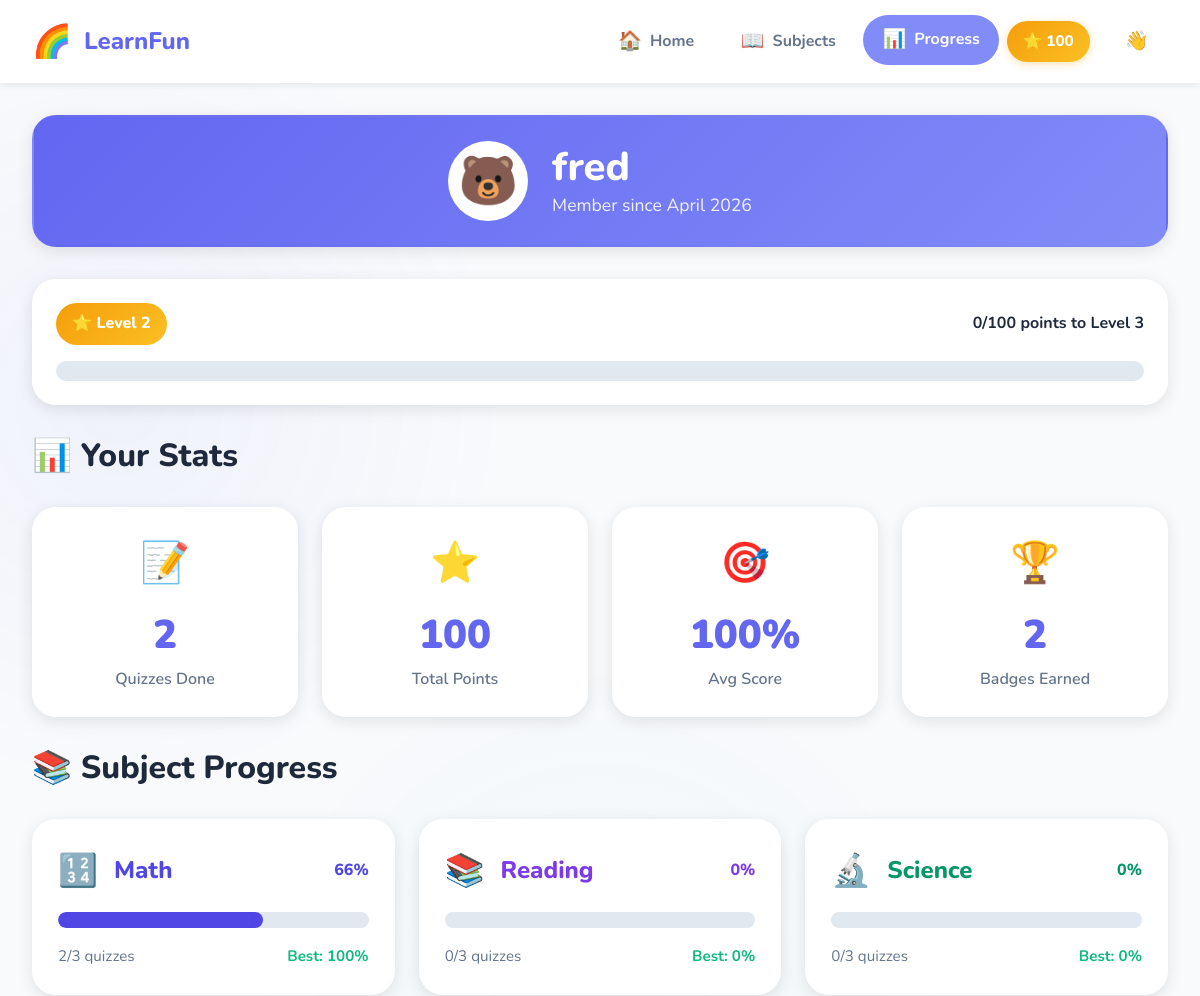
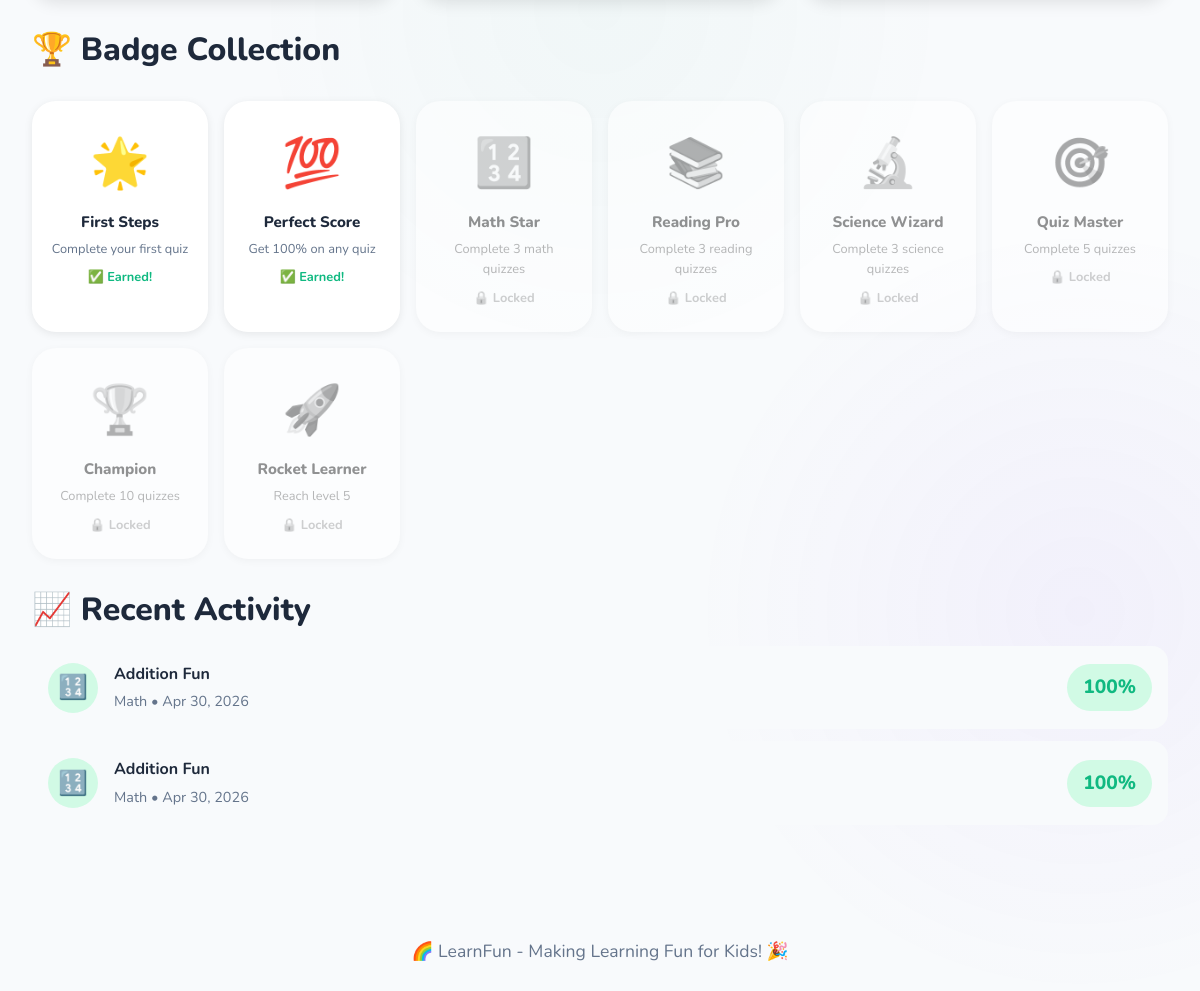
Page /progress/ (signed in) on the committed database (2 pictures, top to bottom).
### models.py (models this page shows, shortened)
class User(db.Model):
    __tablename__ = 'users'
    id = db.Column(db.Integer, primary_key=True)
    username = db.Column(db.String(80), unique=True, nullable=False)
    email = db.Column(db.String(120), unique=True, nullable=False)
    password_hash = db.Column(db.String(256), nullable=False)
    avatar = db.Column(db.String(20), default='bear')  # Avatar type
    total_points = db.Column(db.Integer, default=0)
    level = db.Column(db.Integer, default=1)
    created_at = db.Column(db.DateTime, default=datetime.utcnow)
    scores = db.relationship('Score', backref='user', lazy=True, cascade='all, delete-orphan')
    badges = db.relationship('UserBadge', backref='user', lazy=True, cascade='all, delete-orphan')

class Subject(db.Model):
    __tablename__ = 'subjects'
    id = db.Column(db.Integer, primary_key=True)
    name = db.Column(db.String(50), unique=True, nullable=False)
    icon = db.Column(db.String(20), nullable=False)  # Emoji icon
    color = db.Column(db.String(20), nullable=False)  # Primary color
    description = db.Column(db.String(200), default='')
    quizzes = db.relationship('Quiz', backref='subject', lazy=True)

class UserBadge(db.Model):
    __tablename__ = 'user_badges'
    id = db.Column(db.Integer, primary_key=True)
    user_id = db.Column(db.Integer, db.ForeignKey('users.id'), nullable=False)
    badge_name = db.Column(db.String(50), nullable=False)
    badge_icon = db.Column(db.String(20), nullable=False)
    badge_description = db.Column(db.String(100), default='')
    earned_at = db.Column(db.DateTime, default=datetime.utcnow)

class Quiz(db.Model):
    __tablename__ = 'quizzes'
    id = db.Column(db.Integer, primary_key=True)
    title = db.Column(db.String(100), nullable=False)
    subject_id = db.Column(db.Integer, db.ForeignKey('subjects.id'), nullable=False)
    difficulty = db.Column(db.String(20), default='easy')  # easy, medium, hard
    description = db.Column(db.String(200), default='')
    questions = db.relationship('Question', backref='quiz', lazy=True, cascade='all, delete-orphan')

class Score(db.Model):
    __tablename__ = 'scores'
    id = db.Column(db.Integer, primary_key=True)
    user_id = db.Column(db.Integer, db.ForeignKey('users.id'), nullable=False)
    quiz_id = db.Column(db.Integer, db.ForeignKey('quizzes.id'), nullable=False)
    score = db.Column(db.Integer, nullable=False)  # Percentage (0-100)
    points_earned = db.Column(db.Integer, default=0)
    completed_at = db.Column(db.DateTime, default=datetime.utcnow)
    quiz = db.relationship('Quiz', backref='scores')

### blueprints/progress.py (the view)
@progress_bp.route('/')
@login_required
def dashboard():
    user = User.query.get(session['user_id'])
    scores = Score.query.filter_by(user_id=user.id).order_by(Score.completed_at.desc()).all()
    total_quizzes = len(scores)
    if scores:
        avg_score = int(sum(s.score for s in scores) / len(scores))
    else:
        avg_score = 0
    subject_progress = []
    subjects = Subject.query.all()
    for subject in subjects:
        subject_scores = Score.query.join(Quiz).filter(
            Score.user_id == user.id,
            Quiz.subject_id == subject.id
        ).all()
        completed = len(subject_scores)
        total_quizzes_for_subject = Quiz.query.filter_by(subject_id=subject.id).count()
        if subject_scores:
            best_score = max(s.score for s in subject_scores)
        else:
            best_score = 0
        subject_progress.append({
            'id': subject.id,
            'name': subject.name,
            'icon': subject.icon,
            'color': subject.color,
            'completed': completed,
            'total': total_quizzes_for_subject,
            'best_score': best_score,
            'percentage': int((completed / total_quizzes_for_subject) * 100) if total_quizzes_for_subject > 0 else 0
        })
    badges = UserBadge.query.filter_by(user_id=user.id).order_by(UserBadge.earned_at.desc()).all()
    recent_activity = []
    for score in scores[:5]:
        quiz = Quiz.query.get(score.quiz_id)
        subject = Subject.query.get(quiz.subject_id)
        recent_activity.append({
            'quiz_title': quiz.title,
            'subject_name': subject.name,
            'subject_icon': subject.icon,
            'score': score.score,
            'points_earned': score.points_earned,
            'completed_at': score.completed_at
        })
    points_for_next_level = (user.level * 100)
    current_level_points = user.total_points % 100
    progress_to_next = int((current_level_points / 100) * 100)
    return render_template(
        'progress.html',
        user=user,
        total_quizzes=total_quizzes,
        avg_score=avg_score,
        subject_progress=subject_progress,
        badges=badges,
        recent_activity=recent_activity,
        points_for_next_level=points_for_next_level,
        current_level_points=current_level_points,
        progress_to_next=progress_to_next
    )

### app.py (called while the page is built)
def create_app():
    app = Flask(__name__)
    app.config.from_object(Config)
    db.init_app(app)
    with app.app_context():
        db.create_all()
        seed_data()
    from blueprints.main import main_bp
    from blueprints.auth import auth_bp
    from blueprints.quiz import quiz_bp
    from blueprints.progress import progress_bp
    app.register_blueprint(main_bp)
    app.register_blueprint(auth_bp, url_prefix='/auth')
    app.register_blueprint(quiz_bp, url_prefix='/quiz')
    app.register_blueprint(progress_bp, url_prefix='/progress')
    @app.context_processor
    def inject_user():
        user = None
        if 'user_id' in session:
            from models import User
            user = User.query.get(session['user_id'])
        return {'current_user': user}
    return app

### blueprints/auth.py (called while the page is built)
def login_required(f):
    @wraps(f)
    def decorated_function(*args, **kwargs):
        if 'user_id' not in session:
            flash('Please log in to continue!', 'warning')
            return redirect(url_for('auth.login'))
        return f(*args, **kwargs)
    return decorated_function

### templates/progress.html (shortened to what this page needs)
{% extends "base.html" %}
{% block content %}
<div class="container">
    <div class="card mb-4" style="background: linear-gradient(135deg, var(--primary), var(--primary-light)); color: white;">
        <div class="flex-center gap-3" style="flex-wrap: wrap;">
            <div style="width: 80px; height: 80px; background: white; border-radius: 50%; display: flex; align-items: center; justify-content: center; font-size: 3rem;">
                {% set avatars = {'bear': '🐻', 'cat': '🐱', 'dog': '🐶', 'fox': '🦊', 'penguin': '🐧', 'lion': '🦁', 'panda': '🐼', 'rabbit': '🐰'} %}
                {{ avatars.get(user.avatar, '🐻') }}
            </div>
            <div>
                <h1 style="margin: 0; color: white;">{{ user.username }}</h1>
                <p style="margin: 0; opacity: 0.9;">Member since {{ user.created_at.strftime('%B %Y') }}</p>
            </div>
        </div>
    </div>
    <div class="level-progress">
        <div class="level-header">
            <div class="level-badge">
                ⭐ Level {{ user.level }}
            </div>
            <span style="font-weight: 700;">{{ current_level_points }}/100 points to Level {{ user.level + 1 }}</span>
        </div>
        <div class="level-bar">
        </div>
    </div>
    <h2>📊 Your Stats</h2>
    <div class="stats-grid">
        <div class="stat-card">
            <div class="stat-icon">📝</div>
            <div class="stat-value">{{ total_quizzes }}</div>
            <div class="stat-label">Quizzes Done</div>
        </div>
        <div class="stat-card">
            <div class="stat-icon">⭐</div>
            <div class="stat-value">{{ user.total_points }}</div>
            <div class="stat-label">Total Points</div>
        </div>
        <div class="stat-card">
            <div class="stat-icon">🎯</div>
            <div class="stat-value">{{ avg_score }}%</div>
            <div class="stat-label">Avg Score</div>
        </div>
        <div class="stat-card">
            <div class="stat-icon">🏆</div>
            <div class="stat-value">{{ badges|length }}</div>
            <div class="stat-label">Badges Earned</div>
        </div>
    </div>
    <h2 class="mt-4">📚 Subject Progress</h2>
    <div class="card-grid">
        {% for subject in subject_progress %}
        <div class="card">
            <div class="flex-center gap-2" style="justify-content: space-between; margin-bottom: 1rem;">
                <div class="flex-center gap-2">
                    <span style="font-size: 2rem;">{{ subject.icon }}</span>
                    <h3 style="margin: 0; color: {{ subject.color }};">{{ subject.name }}</h3>
                </div>
                <span style="font-weight: 800; color: {{ subject.color }};">{{ subject.percentage }}%</span>
            </div>
            <div class="progress-bar-container" style="margin-bottom: 1rem;">
                <div class="progress-bar-fill" style="width: {{ subject.percentage }}%; background: {{ subject.color }};"></div>
            </div>
            <div class="flex-center gap-2" style="justify-content: space-between; font-size: 0.95rem;">
                <span style="color: var(--text-secondary);">{{ subject.completed }}/{{ subject.total }} quizzes</span>
                <span style="font-weight: 700; color: var(--success);">Best: {{ subject.best_score }}%</span>
            </div>
        </div>
        {% endfor %}
    </div>
    <h2 class="mt-4">🏆 Badge Collection</h2>
    <div class="badge-grid">
        {% for badge_name, badge_def in badge_defs.items() %}
        {% set earned = namespace(found=false) %}
        {% for b in badges %}
            {% if b.badge_name == badge_name %}
            {% set earned.found = true %}
            {% endif %}
        {% endfor %}
        <div class="badge-card {{ 'locked' if not earned.found }}">
            <span class="badge-icon">{{ badge_def.icon }}</span>
            <div class="badge-name">{{ badge_name }}</div>
            <div class="badge-desc">{{ badge_def.description }}</div>
            {% if earned.found %}
            <div style="color: var(--success); font-size: 0.8rem; font-weight: 700; margin-top: 0.5rem;">✅ Earned!</div>
            {% else %}
            <div style="color: var(--text-light); font-size: 0.8rem; font-weight: 700; margin-top: 0.5rem;">🔒 Locked</div>
            {% endif %}
        </div>
        {% endfor %}
    </div>
    <h2 class="mt-4">📈 Recent Activity</h2>
    {% if recent_activity %}
    <ul class="activity-list">
        {% for activity in recent_activity %}
        <li class="activity-item">
            <div class="activity-icon" style="background: {{ '#D1FAE5' if activity.score >= 70 else ('#FEF3C7' if activity.score >= 50 else '#FEE2E2') }};">
                {{ activity.subject_icon }}
            </div>
            <div class="activity-details">
                <div class="activity-title">{{ activity.quiz_title }}</div>
                <div class="activity-meta">{{ activity.subject_name }} • {{ activity.completed_at.strftime('%b %d, %Y') }}</div>
            </div>
            <div class="activity-score {{ 'high' if activity.score >= 70 else ('medium' if activity.score >= 50 else 'low') }}">
                {{ activity.score }}%
            </div>
        </li>
        {% endfor %}
    </ul>
    {% endif %}
</div>
{% endblock %}

### templates/base.html (shortened to what this page needs)
<!DOCTYPE html>
<html lang="en">
<head>
    <link rel="stylesheet" href="{{ url_for('static', filename='css/style.css') }}">
</head>
<body>
    <nav class="navbar">
        <a href="{{ url_for('main.index') }}" class="navbar-brand">
            <span class="logo">🌈</span>
            <span>LearnFun</span>
        </a>
        <ul class="navbar-nav">
            <li><a href="{{ url_for('main.index') }}" class="nav-link {% if request.endpoint == 'main.index' %}active{% endif %}"><span class="icon">🏠</span> Home</a></li>
            <li><a href="{{ url_for('main.subjects') }}" class="nav-link {% if 'subject' in request.endpoint %}active{% endif %}"><span class="icon">📖</span> Subjects</a></li>
            {% if current_user %}
            <li><a href="{{ url_for('progress.dashboard') }}" class="nav-link {% if request.endpoint == 'progress.dashboard' %}active{% endif %}"><span class="icon">📊</span> Progress</a></li>
            <li>
                <div class="nav-user">
                    <div class="user-points">⭐ {{ current_user.total_points }}</div>
                    <a href="{{ url_for('auth.logout') }}" class="nav-link"><span class="icon">👋</span></a>
                </div>
            </li>
            {% endif %}
        </ul>
    </nav>
    <main>
        {% block content %}{% endblock %}
    </main>
    <footer class="footer">
        <p>🌈 LearnFun - Making Learning Fun for Kids! 🎉</p>
    </footer>
</body>
</html>

### rows in the picture
User: total_points "100", get "🐻", username "fred", created_at "April 2026", level "2", user.level+1 "3"
Subject: icon "🔢", name "Math", percentage "66", completed "2", total "3", best_score "100", subject_name "Math" "Math"
Subject: icon "📚", name "Reading", percentage "0", completed "0", total "3", best_score "0"
Subject: icon "🔬", name "Science", percentage "0", completed "0", total "3", best_score "0"
UserBadge: icon "🌟", badge_name "First Steps", description "Complete your first quiz", shows "✅ Earned!"
UserBadge: icon "💯", badge_name "Perfect Score", description "Get 100% on any quiz", shows "✅ Earned!"
Quiz: quiz_title "Addition Fun" "Addition Fun"
Score: completed_at "Apr 30, 2026"
Score: completed_at "Apr 30, 2026"

### other values in the picture
{{ current_level_points }} "0"
{{ total_quizzes }} "2"
{{ avg_score }} "100"
{{ badges|length }} "2"
{{ badge_def.icon }} "🔢" "📚" "🔬" "🎯" "🏆" "🚀"
{{ badge_name }} "Math Star" "Reading Pro" "Science Wizard" "Quiz Master" "Champion" "Rocket Learner"
{{ badge_def.description }} "Complete 3 math quizzes" "Complete 3 reading quizzes" "Complete 3 science quizzes" "Complete 5 quizzes" "Complete 10 quizzes" "Reach level 5"
{{ activity.subject_icon }} "🔢" "🔢"
{{ activity.score }} "100" "100"
